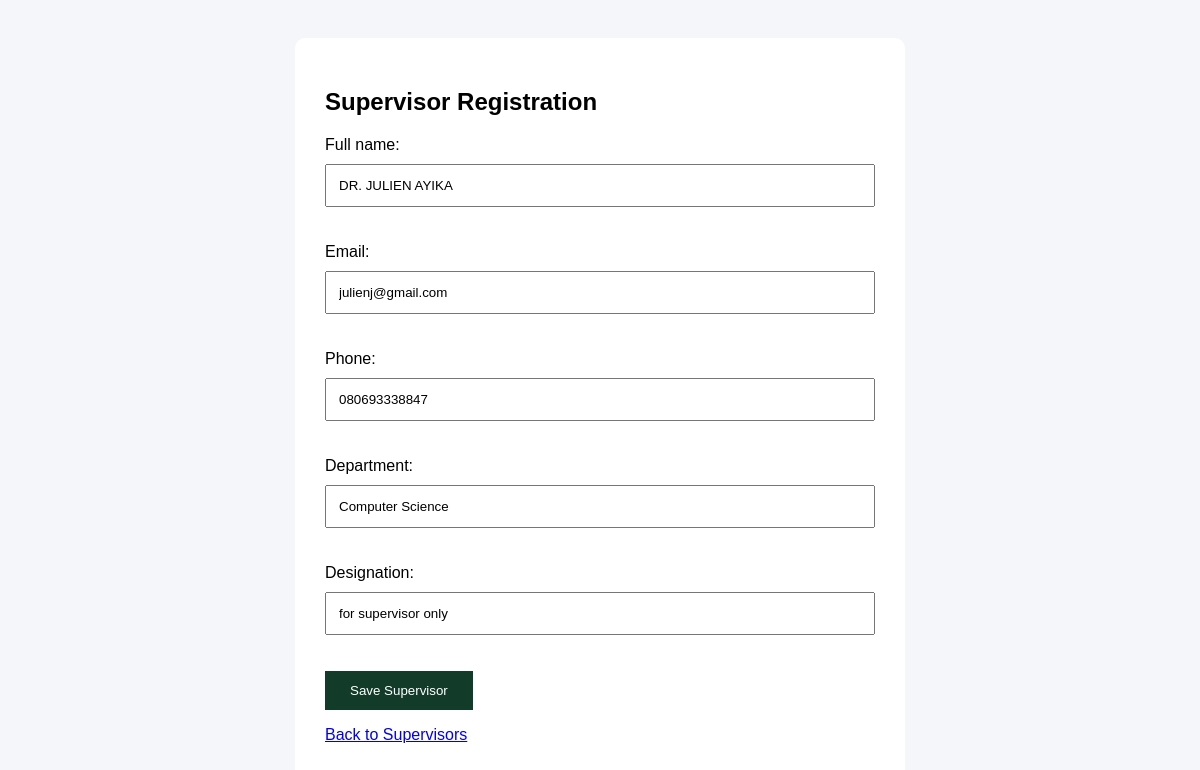
The app's page /students/supervisors/edit/1/ with its own data.
### students/models.py (models this page shows, shortened)
class Supervisor(models.Model):
    full_name = models.CharField(max_length=150)
    email = models.EmailField(unique=True)
    phone = models.CharField(max_length=20)
    department = models.CharField(max_length=100)
    designation = models.CharField(max_length=100)
    created_at = models.DateTimeField(auto_now_add=True)

### students/views.py (the view)
# urls.py: path('supervisors/edit/<int:id>/', views.supervisor_update, name='supervisor_update'),
def supervisor_update(request, id):
    supervisor = get_object_or_404(Supervisor, id=id)
    if request.method == 'POST':
        form = SupervisorForm(request.POST, instance=supervisor)
        if form.is_valid():
            form.save()
            return redirect('supervisor_list')
    else:
        form = SupervisorForm(instance=supervisor)
    return render(request, 'students/supervisor_form.html', {
        'form': form
    })

### students/forms.py
class SupervisorForm(forms.ModelForm):
    class Meta:
        model = Supervisor
        fields = [
            'full_name',
            'email',
            'phone',
            'department',
            'designation',
        ]

### students/templates/students/supervisor_form.html (shortened to what this page needs)
<!DOCTYPE html>
<html>
<head>
</head>
<body>
<div class="container">
    <h2>Supervisor Registration</h2>
    <form method="POST">
        {{ form.as_p }}
        <button type="submit">Save Supervisor</button>
    </form>
    <p>
        <a href="{% url 'supervisor_list' %}">Back to Supervisors</a>
    </p>
</div>
</body>
</html>

### students/templates/students/supervisor_form.html (style rules this page uses)
body { font-family: Arial; background: #f4f6f9; padding: 30px; }
.container { background: white; max-width: 550px; margin: auto; padding: 30px; border-radius: 10px; }
input, select { width: 100%; padding: 12px; margin: 10px 0 20px; box-sizing: border-box; }
button { background: #123b2a; color: white; padding: 12px 25px; border: none; cursor: pointer; }

### records on screen
Supervisor: full_name "DR. JULIEN AYIKA", email "julienj@gmail.com", phone "080693338847", department "Computer Science", designation "for supervisor only"
